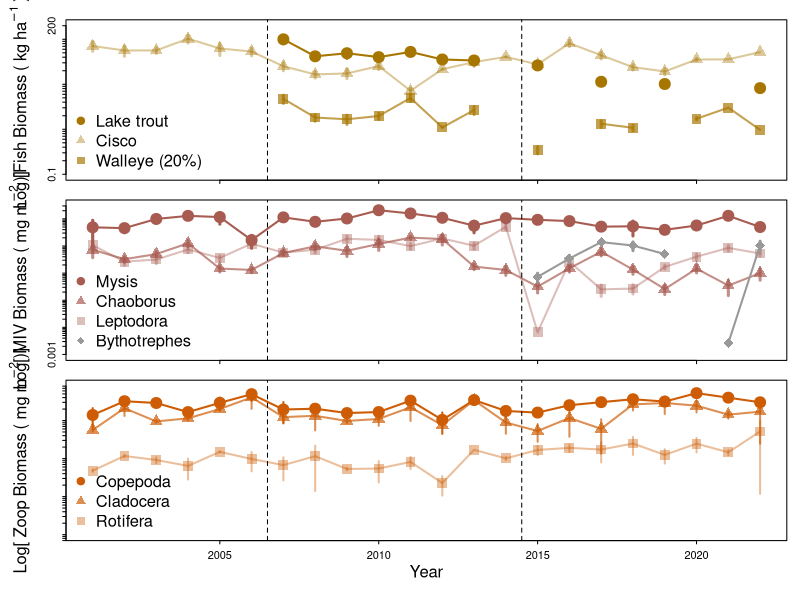

Recreate this plot in R.
## Trout Taxa Biomass ## 

# Load in libraries # 
library(tidyverse)
library(lubridate)

# Load in biomass data # 
fish = read_csv('trout_fish_biomass_selectpelagic.csv')
pelagic.miv = read_csv('trout_pmiv_biomass.reduced.csv')
zoop.grouped = read_csv('trout_pzoop_grouped.alldates.csv')

# Fish biomass # 
fish

fish.select = fish %>%
  select(year, spp, biomass.kg_perhec.raw, biomass.kg_perhec.corrected, biomass.kg_upperse.corrected, biomass.kg_lowerse.corrected) %>% 
  filter(year != 2023) # Match other taxa record 

fish.raw = fish.select %>% 
  select(year, spp, biomass.kg_perhec.raw) %>% 
  pivot_wider(id_cols = year, 
              names_from = spp, 
              values_from = biomass.kg_perhec.raw)
fish.raw

corrected.wae = fish.select %>% 
  select(year, spp, biomass.kg_perhec.corrected) %>% 
  pivot_wider(id_cols = year, 
              names_from = spp, 
              values_from = biomass.kg_perhec.corrected) %>% 
  rename(p20.walleye = walleye)

upperse = fish.select %>% 
  select(year, spp, biomass.kg_upperse.corrected) %>% 
  pivot_wider(id_cols = year, 
              names_from = spp, 
              values_from = biomass.kg_upperse.corrected) %>%
  rename(c.se.u = cisco, lt.se.u = lake.trout, w.se.u = walleye)
upperse

lowerse = fish.select %>% 
  select(year, spp, biomass.kg_lowerse.corrected) %>% 
  pivot_wider(id_cols = year, 
              names_from = spp, 
              values_from = biomass.kg_lowerse.corrected)  %>%
  rename(c.se.l = cisco, lt.se.l = lake.trout, w.se.l = walleye)
lowerse

join1 = left_join(corrected.wae, upperse, by = 'year')
fish.final = left_join(join1, lowerse, by = 'year')
fish.final

# Fish colors 
  # Cisco #de2d26
  # lake.trout #fc9272
  # walleye #fee0d2 
windows(height = 8, width = 6)
par(mfrow =c(3,1), mar = c(0.5,1,1,0.5), oma = c(4,4,.5,.5))
par(tcl = -0.25)
par(mgp = c(2, 0.6, 0))

lt = '#A77600' 
wae = rgb(167, 118,0, max = 255, alpha = 175)
cis = rgb(167, 118,0, max = 255, alpha = 100)

# wae = '#b5a479'
# lt = '#A77600'
# cis = 'gray30'

transparent = rgb(255,255,255 ,maxColorValue = 255, alpha = 100)

# Fish plot #===================
# plot(cisco~year, data = fish.raw, type = 'o',col = '#99000d', lwd = 2, pch = 19, cex = 1, ylim = c(0,130),
#      ylab = '', xlab = '')
# mtext(side = 2, line =2.5, expression(Pelagic ~ ~Fish ~ ~Biomass ~`(`~ kg ~ ha^-1~`)`))
# arrows(x0=fish.final$year, y0=fish.final$c.se.l, 
#        x1=fish.final$year, y1=fish.final$c.se.u, col = '#99000d', code = 3, angle=90, length=0, lwd = 2)
# points(lake.trout~year, data = fish.raw, type = 'o', col = '#ef3b2c', lwd = 2, pch = 19, cex = 1)
# arrows(x0=fish.final$year, y0=fish.final$lt.se.l, 
#        x1=fish.final$year, y1=fish.final$lt.se.u, col = '#ef3b2c', code = 3, angle=90, length=0, lwd = 2)
# points(walleye.p20~year, data = fish.raw, type = 'o', col = '#fc9272', lwd = 2, pch = 19, cex = 1)
# arrows(x0=fish.final$year, y0=fish.final$w.se.l, 
#        x1=fish.final$year, y1=fish.final$w.se.u, col = '#fc9272', code = 3, angle=90, length=0, lwd = 2)
# legend('topright', legend = c('Cisco', 'Lake trout', 'Walleye (20%)'), pch = 19, col = c('#99000d','#ef3b2c', '#fc9272'),
#        bty = 'n')

# Log all three plots option # 
plot(log(cisco)~year, data = fish.raw, type = 'o',col = cis, lwd = 2, pch = 17, cex = 2, ylim = c(log(0.1), log(200)),
     ylab = '', xlab = '', yaxt = 'n', col.axis = transparent)
axis(side=2,
     at=c(log(0.1),log(0.2),log(0.3),log(0.4),log(0.5),log(0.6),log(0.7),log(0.8),log(0.9),
           log(1),log(2),log(3),log(4),log(5),log(6),log(7),log(8),log(9),log(10),
           log(20),log(30),log(40),log(50),log(60),log(70),log(80),log(90),log(100), 
           log(200)), #Where the tick marks should be drawn
     labels = c('0.1', '', '', '', '', '', '', '', '', 
                '1', '', '', '', '', '', '', '', '', '10', '', '','','','','','','','100','200'),
     las=0)
mtext(side = 2, line =2.5, expression(Log~`[Fish`~Biomass~`(`~ kg ~ ha^-1~`)]`))
arrows(x0=fish.final$year, y0=log(fish.final$c.se.l), 
       x1=fish.final$year, y1=log(fish.final$c.se.u), col = cis, code = 3, angle=90, length=0, lwd = 3)
points(log(lake.trout)~year, data = fish.raw, type = 'o', col = lt, lwd = 2, pch = 19, cex = 2)
arrows(x0=fish.final$year, y0=log(fish.final$lt.se.l), 
       x1=fish.final$year, y1=log(fish.final$lt.se.u), col = lt, code = 3, angle=90, length=0, lwd = 3)
points(log(p20.walleye)~year, data = corrected.wae, type = 'o', col = wae, lwd = 2, pch = 15, cex = 2)
arrows(x0=fish.final$year, y0=log(fish.final$w.se.l), 
       x1=fish.final$year, y1=log(fish.final$w.se.u), col = wae, code = 3, angle=90, length=0, lwd = 3)
legend('bottomleft', legend = c('Lake trout', 'Cisco', 'Walleye (20%)'), pch = c(19, 17, 15), col = c(lt, cis, wae),
       bty = 'n', cex = 1.5)
abline(v = 2006.5, lty = 2)
abline(v = 2014.5, lty = 2)

# Pelagic MIV # 
pelagic.miv

pmiv.select = pelagic.miv %>% 
  mutate(taxon = tolower(taxon)) %>% 
  select(year4, taxon, biomass.g_perhec, biomass.prop.err.se) %>% 
  mutate(biomass.mg_perhec = (biomass.g_perhec*1000), 
         biomass.mg.prop.err.se = (biomass.prop.err.se*1000)) %>% 
  mutate(biomass.mg_perm2 = biomass.mg_perhec/10000, 
         biomass.mg.perm2.prop.err.se = biomass.mg.prop.err.se/10000)
pmiv.select
max(pmiv.select$biomass.mg_perm2)
min(pmiv.select$biomass.mg_perm2)

pmiv.wide = pmiv.select %>% 
  pivot_wider(id_cols = year4, 
              names_from = 'taxon', 
              values_from = 'biomass.mg_perm2') %>% 
  rename(chaoborus = `chaoborus larvae`)
pmiv.wide

pmiv.error = pmiv.select %>% 
  pivot_wider(id_cols = year4, 
              names_from = 'taxon', 
              values_from = 'biomass.mg.perm2.prop.err.se') %>% 
  rename(chaoborus.se = `chaoborus larvae`, 
         leptodora.se = leptodora, 
         mysis.se = mysis, 
         bytho.se = bythotrephes)
pmiv.error  

pmiv.final = left_join(pmiv.wide, pmiv.error, by = 'year4')
pmiv.final

# MIV plot # =============================
mys = '#a75b51'
chao = rgb(167, 91,81, maxColorValue = 255, alpha = 175)
lep = rgb(167, 91,81, maxColorValue = 255, alpha = 100)
byth = 'gray60'

# mys = '#a75b51' 
# chao = '#692e27' 
# lep = '#f9afa6'
# byth = 'gray30'
  
plot(log(chaoborus)~year4, data = pmiv.final, type = 'o',col = chao, lwd = 2, pch = 17, cex = 2, ylim = c(log(0.001),log(300)),
     ylab = '', xlab = '', yaxt = 'n', col.axis = transparent)
axis(side=2,
     at=c( log(0.001),log(0.002),log(0.003),log(0.004),log(0.005),log(0.006),log(0.007),log(0.008),log(0.009), 
       log(0.01),log(0.02),log(0.03),log(0.04),log(0.05),log(0.06),log(0.07),log(0.08),log(0.09), 
       log(0.1),log(0.2),log(0.3),log(0.4),log(0.5),log(0.6),log(0.7),log(0.8),log(0.9),
       log(1),log(2),log(3),log(4),log(5),log(6),log(7),log(8),log(9),log(10),
           log(20),log(30),log(40),log(50),log(60),log(70),log(80),log(90),log(100), 
           log(200),log(300)), #Where the tick marks should be drawn
     labels = c('0.001', '', '', '', '', '', '', '', '',
                '0.01', '', '', '', '', '', '', '', '',
                '0.1', '', '', '', '', '', '', '', '', 
                '1', '', '', '', '', '', '', '', '', '10', '', '','','','','','','','100','','300'),
     las=0)
mtext(side = 2, line =2.5, expression(`Log[`~MIV~Biomass ~`(`~ mg ~ m^-2~`)]`))
arrows(x0=pmiv.final$year4, y0=(log(pmiv.final$chaoborus - pmiv.final$chaoborus.se)), 
       x1=pmiv.final$year4, y1=(log(pmiv.final$chaoborus + pmiv.final$chaoborus.se)), col = chao, code = 3, angle=90, length=0, lwd = 3)
points(log(leptodora)~year4, data = pmiv.final, type = 'o', col = lep, lwd = 2, pch = 15, cex = 2)
arrows(x0=pmiv.final$year4, y0=(log(pmiv.final$leptodora - pmiv.final$leptodora.se)), col = lep,
       x1=pmiv.final$year4, y1=(log(pmiv.final$leptodora + pmiv.final$leptodora.se)), code = 3, angle=90, length=0, lwd = 3)
points(log(mysis)~year4, data = pmiv.final, type = 'o', col = mys, lwd = 2, pch = 19, cex = 2)
arrows(x0=pmiv.final$year4, y0=(log(pmiv.final$mysis - pmiv.final$mysis.se)), col = mys,
       x1=pmiv.final$year4, y1=(log(pmiv.final$mysis + pmiv.final$mysis.se)), code = 3, angle=90, length=0, lwd = 3)
points(log(bythotrephes)~year4, data = pmiv.final, type = 'o', col = byth, lwd = 2, pch = 18, cex = 2)
arrows(x0=pmiv.final$year4, y0=(log(pmiv.final$bythotrephes - pmiv.final$bytho.se)), col = byth,
       x1=pmiv.final$year4, y1=(log(pmiv.final$bythotrephes + pmiv.final$bytho.se)), code = 3, angle=90, length=0, lwd = 3)

legend('bottomleft', legend = c('Mysis', 'Chaoborus', 'Leptodora', 'Bythotrephes'), pch = c(19, 17, 15, 18), col = c(mys, chao,lep, byth),
       bty = 'n', cex = 1.5)
abline(v = 2006.5, lty = 2)
abline(v = 2014.5, lty = 2)

# Zooplankton # 
zoop.grouped

zoop.grouped.select = zoop.grouped %>% 
  select(year4, sample_date, larger_group, biomass_ugL, biomass_g.perhec, avg.bodymass_g, biomass_g.per_m2) %>% 
  mutate(sample_date = mdy(sample_date)) %>% 
  mutate(month = month(sample_date)) %>% 
  filter(month == 7 | month == 8) %>%
  rename(year = year4, 
         spp = larger_group, 
         bodymass_g = avg.bodymass_g, 
         biomass.g_perhec = biomass_g.perhec) %>% 
  group_by(year, spp) %>% 
  summarize(biomass.g_perhec = mean(biomass.g_perhec, na.rm = T),
            biomass_ugL = mean(biomass_ugL), 
            biomass.g_perm2 = mean(biomass_g.per_m2, na.rm = T), 
            sd_g.perm2 = sd(biomass_g.per_m2, na.rm = T), 
            g_perhec.sd = sd(biomass.g_perhec, na.rm = T),
            bodymass_g = mean(bodymass_g, na.rm = T), 
            mass_sd = sd(bodymass_g, na.rm = T)) %>% 
  ungroup() %>% 
  mutate(biomass.mg_perm2 = biomass.g_perm2*1000, 
         sd_mg.perm2 = sd_g.perm2*1000) %>% 
  mutate(se_mg.perm2 = sd_mg.perm2/sqrt(2)) %>% 
  select(year, spp, biomass.mg_perm2, se_mg.perm2, biomass_ugL)
zoop.grouped.select

max(zoop.grouped.select$biomass.mg_perm2) # 5300
min(zoop.grouped.select$biomass.mg_perm2) # 20

zp.wide = zoop.grouped.select%>% 
  mutate(spp = tolower(spp)) %>%
  pivot_wider(id_cols = year, 
              names_from = 'spp', 
              values_from = 'biomass.mg_perm2')
zp.wide

zp.wide.check = zoop.grouped.select %>% 
  mutate(spp = tolower(spp)) %>% 
  pivot_wider(id_cols = year,
              names_from = 'spp', 
              values_from = 'biomass_ugL')
zp.wide.check

zp.error = zoop.grouped.select %>% 
  mutate(spp = tolower(spp)) %>%
  pivot_wider(id_cols = year, 
              names_from = 'spp', 
              values_from = 'se_mg.perm2') %>% 
  rename(clad.se = cladocera, 
         cope.se = copepoda, 
         roti.se = rotifera)
zp.error  

zp.final = left_join(zp.wide, zp.error, by = 'year')
zp.final

#Zoop Plot #======================== 
cop = '#cd5c05' 
clad = rgb(205,92,5, maxColorValue = 255, alpha = 175)
rot = rgb(205,92,5, maxColorValue = 255, alpha = 100)

# cop = '#cd5c05'
# clad = 'gray30' 
# rot = '#e2a271'


plot(log(cladocera)~year, data = zp.final, type = 'o',col = clad, lwd = 2, pch = 17, cex = 2, ylim = c(log(1),log(8000)),
     ylab = '', xlab = '', yaxt = 'n') 
axis(side=2,
     at=c(log(0.1), log(0.2),log(0.3),log(0.4),log(0.5),log(0.6),log(0.7),log(0.8),log(0.9),
          log(1), log(2),log(3),log(4),log(5),log(6),log(7),log(8),log(9),log(10),
           log(20),log(30),log(40),log(50),log(60),log(70),log(80),log(90),log(100), 
          log(200),log(300),log(400),log(500),log(600),log(700),log(800),log(900),log(1000),
          log(2000),log(3000),log(4000),log(5000),log(6000),log(7000),log(8000)), #Where the tick marks should be drawn
     labels = c('0.1', '', '', '', '', '', '', '', '',
                '1', '', '', '', '', '', '', '', '',
                '10', '', '', '', '', '', '', '', '',
                '100', '', '', '', '', '', '', '', '',
                '1000', '', '', '', '', '','','8000'),
     las=0)
mtext(side = 2, line =2.5, expression(`Log[`~Zoop~Biomass ~`(`~ mg ~ m^-2~`)]`))
arrows(x0=zp.final$year, y0=(log(zp.final$cladocera - zp.final$clad.se)), 
       x1=zp.final$year, y1=(log(zp.final$cladocera + zp.final$clad.se)), col = clad, code = 3, angle=90, length=0, lwd = 2)
points(log(copepoda)~year, data = zp.final, type = 'o', col = cop, lwd = 2, pch = 19, cex = 2)
arrows(x0=zp.final$year, y0=(log(zp.final$copepoda - zp.final$cope.se)), col = cop,
       x1=zp.final$year, y1=(log(zp.final$copepoda + zp.final$cope.se)), code = 3, angle=90, length=0, lwd = 2)
points(log(rotifera)~year, data = zp.final, type = 'o', col = rot, lwd = 2, pch = 15, cex = 2)
arrows(x0=zp.final$year, y0=(log(zp.final$rotifera - zp.final$roti.se)), col = rot,
       x1=zp.final$year, y1=(log(zp.final$rotifera + zp.final$roti.se)), code = 3, angle=90, length=0, lwd = 2)

legend('bottomleft', legend = c('Copepoda', 'Cladocera',  'Rotifera'), pch = c(19,17,15), col = c(cop, clad, rot),
       bty = 'n', cex = 1.5)
abline(v = 2006.5, lty = 2)
abline(v = 2014.5, lty = 2)
mtext(side = 1, 'Year', line = 2)

